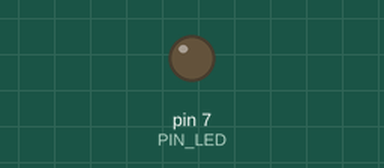
Simulated run of this sketch. Board: Arduino Uno, built with avr-gcc and run on an emulated ATmega328P. Parts: output pins drawn as LEDs (lit = HIGH). Dashed ring = blinking. At 2.0 s the program stops and its outputs stay as they are.

Above: at 0.5 s.
At 1.85 s:
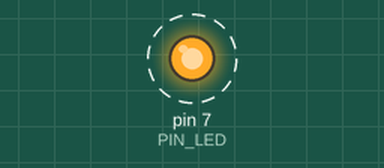
Timing chart, 0 to 3.0 s (numbered marks = the images above):
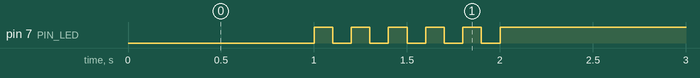

Measured:
- by itself, pin 7 (PIN_LED): alternates HIGH for 0.10 s and LOW for 0.10 s, 11 changes in all, then stays HIGH

The sketch:

05_practice_2.ino.ino
```cpp
#define PIN_LED 7 // GPIO 7번을 사용

void setup() {
  pinMode(PIN_LED, OUTPUT);
  Serial.begin(115200);
  while (!Serial) {
    ; // 시리얼 포트 연결 대기
  }
}

void loop() {
  digitalWrite(PIN_LED, 0);
  delay(1000); // 1초 동안 대기

  for (int i = 0; i < 5; i++) {
    digitalWrite(PIN_LED, 1);
    delay(100);
    digitalWrite(PIN_LED, 0);
    delay(100); //대기
  }

  while (1) {
    digitalWrite(PIN_LED, 1);
    ; //infinite loop
  }
}
```
